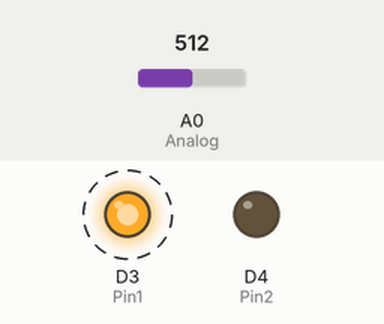
The sketch below on a simulated ESP8266 (NodeMCU). On the bench: output pins drawn as LEDs (lit = HIGH). Dashed ring = blinking. The inputs (shaded band) are chosen by the test bench; at power-on: A0 (Analog) = 512. What the sketch prints to the serial monitor is not drawn.

Above: at 0.2 s.
Timing chart, 0 to 5.5 s (numbered marks = the images above):
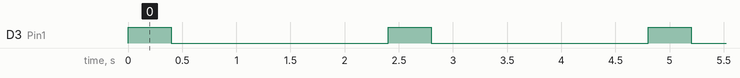

The sketch:

senserLight.ino
```cpp
#define Analog A0
#define Pin1 D3
#define Pin2 D4

void setup() {

  Serial.begin(9600);
  pinMode(Analog,INPUT);

  pinMode(Pin1,OUTPUT);
  pinMode(Pin2,OUTPUT);
  digitalWrite(Pin1,LOW);
  digitalWrite(Pin2,LOW);

}

void loop() {
  digitalWrite(Pin1,HIGH);
  delay(200);
  Serial.print("PIN1 Device is : ");
  Serial.println(1024-analogRead(Analog));
  delay(200);
  digitalWrite(Pin1,LOW);
  delay(2000);


}
```

Measured:
- by itself, D3 (Pin1): alternates HIGH for 0.40 s and LOW for 2.0 s
